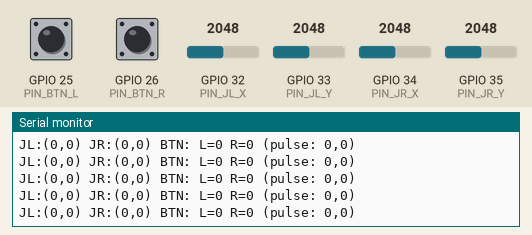
Simulated run of this sketch. Board: ESP32. Parts: the last lines printed to the serial monitor. The test bench sets the inputs (shaded band); at power-on: GPIO 32 (PIN_JL_X) = 2048, GPIO 33 (PIN_JL_Y) = 2048, GPIO 34 (PIN_JR_X) = 2048, GPIO 35 (PIN_JR_Y) = 2048, GPIO 25 (PIN_BTN_L) HIGH, GPIO 26 (PIN_BTN_R) HIGH.

Above: at 1.4 s.
1.5 s: GPIO 32 (PIN_JL_X) set to 2866
At 2.5 s:
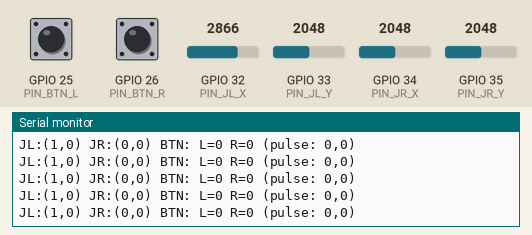
3.0 s: GPIO 33 (PIN_JL_Y) set to 2866
At 3.5 s:
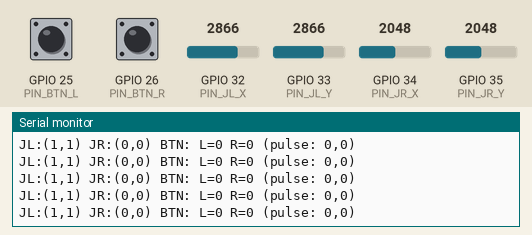
4.5 s: GPIO 34 (PIN_JR_X) set to 2866
At 5.4 s:
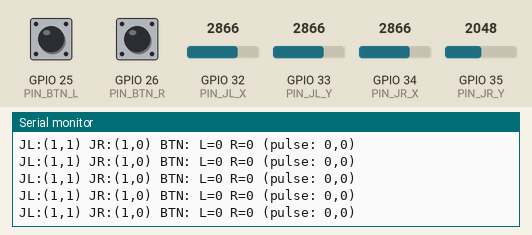
6.0 s: GPIO 35 (PIN_JR_Y) set to 2866
At 6.7 s:
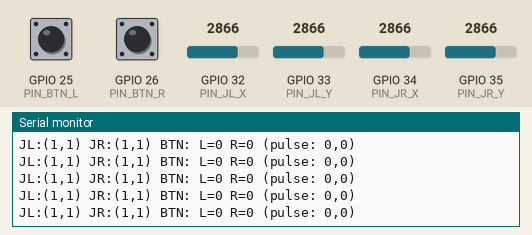

The sketch:

ESP32_Entradas2.ino
```cpp
#include <WiFi.h>
#include <WiFiUdp.h>

const char* AP_SSID     = "RobotHaptic";
const char* AP_PASSWORD = "12345678";
const char* BROADCAST_IP = "192.168.4.255";
const uint16_t UNITY_PORT = 5005;
const uint16_t LOCAL_PORT  = 4444;
const uint32_t SEND_MS     = 30;

const uint8_t PIN_JL_X = 32;
const uint8_t PIN_JL_Y = 33;
const uint8_t PIN_JR_X = 34;
const uint8_t PIN_JR_Y = 35;
const uint8_t PIN_BTN_L = 25;
const uint8_t PIN_BTN_R = 26;

// Centros calibrados (reposo)
const uint16_t JL_X_CENTER = 1908;
const uint16_t JL_Y_CENTER = 1922;
const uint16_t JR_X_CENTER = 1937;
const uint16_t JR_Y_CENTER = 1914;
const uint16_t ADC_DEADZONE = 400;

WiFiUDP udp;
uint32_t ultimoEnvio = 0;

// Variables para estiramiento de pulso de botones
int pulseCountL = 0;
int pulseCountR = 0;
bool lastBtnL = HIGH;
bool lastBtnR = HIGH;

void setup() {
  Serial.begin(115200);
  delay(200);

  pinMode(PIN_BTN_L, INPUT_PULLUP);
  pinMode(PIN_BTN_R, INPUT_PULLUP);

  WiFi.mode(WIFI_AP);
  WiFi.softAP(AP_SSID, AP_PASSWORD);
  Serial.println("[AP] Creado. IP: " + WiFi.softAPIP().toString());

  udp.begin(LOCAL_PORT);
}

void loop() {
  if (millis() - ultimoEnvio >= SEND_MS) {
    ultimoEnvio = millis();
    enviarDatos();
    debugSerial();
  }
}

int8_t digitalizar(uint16_t valor, uint16_t centro) {
  if (valor < centro - ADC_DEADZONE) return -1;
  if (valor > centro + ADC_DEADZONE) return  1;
  return 0;
}

void enviarDatos() {
  int8_t jlx = digitalizar(analogRead(PIN_JL_X), JL_X_CENTER);
  int8_t jly = digitalizar(analogRead(PIN_JL_Y), JL_Y_CENTER);
  int8_t jrx = digitalizar(analogRead(PIN_JR_X), JR_X_CENTER);
  int8_t jry = digitalizar(analogRead(PIN_JR_Y), JR_Y_CENTER);

  // Leer estado actual de los botones
  bool btnL = digitalRead(PIN_BTN_L);
  bool btnR = digitalRead(PIN_BTN_R);

  // Si se detecta flanco de bajada (HIGH → LOW), activar pulso durante 2 envíos
  if (lastBtnL == HIGH && btnL == LOW) pulseCountL = 2;
  if (lastBtnR == HIGH && btnR == LOW) pulseCountR = 2;

  lastBtnL = btnL;
  lastBtnR = btnR;

  // Estado mantenido de los botones: 1 mientras esté pulsado
  uint8_t bL = (btnL == LOW) ? 1 : 0;
  uint8_t bR = (btnR == LOW) ? 1 : 0;

  // Si hay pulso estirado activo, lo mantenemos en 1 aunque ya se haya soltado
  if (pulseCountL > 0) bL = 1;
  if (pulseCountR > 0) bR = 1;

  if (pulseCountL > 0) pulseCountL--;
  if (pulseCountR > 0) pulseCountR--;

  // Paquete de 6 campos: X1,Y1,X2,Y2,B1,B2
  char paquete[32];
  snprintf(paquete, sizeof(paquete), "%d,%d,%d,%d,%d,%d", jly, jlx, jry, jrx, bL, bR);

  udp.beginPacket(BROADCAST_IP, UNITY_PORT);
  udp.write((uint8_t*)paquete, strlen(paquete));
  udp.endPacket();
}

void debugSerial() {
  Serial.printf("JL:(%d,%d) JR:(%d,%d) BTN: L=%d R=%d (pulse: %d,%d)\n",
    digitalizar(analogRead(PIN_JL_X), JL_X_CENTER),
    digitalizar(analogRead(PIN_JL_Y), JL_Y_CENTER),
    digitalizar(analogRead(PIN_JR_X), JR_X_CENTER),
    digitalizar(analogRead(PIN_JR_Y), JR_Y_CENTER),
    (digitalRead(PIN_BTN_L) == LOW) ? 1 : 0,
    (digitalRead(PIN_BTN_R) == LOW) ? 1 : 0,
    pulseCountL, pulseCountR
  );
}
```

Measured:
- after the input at 1.5 s, the serial monitor: prints a new line at once (image 1)
- after the input at 3.0 s, the serial monitor: prints a new line at once (image 2)
- after the input at 4.5 s, the serial monitor: prints a new line at once (image 3)
- after the input at 6.0 s, the serial monitor: prints a new line at once (image 4)
